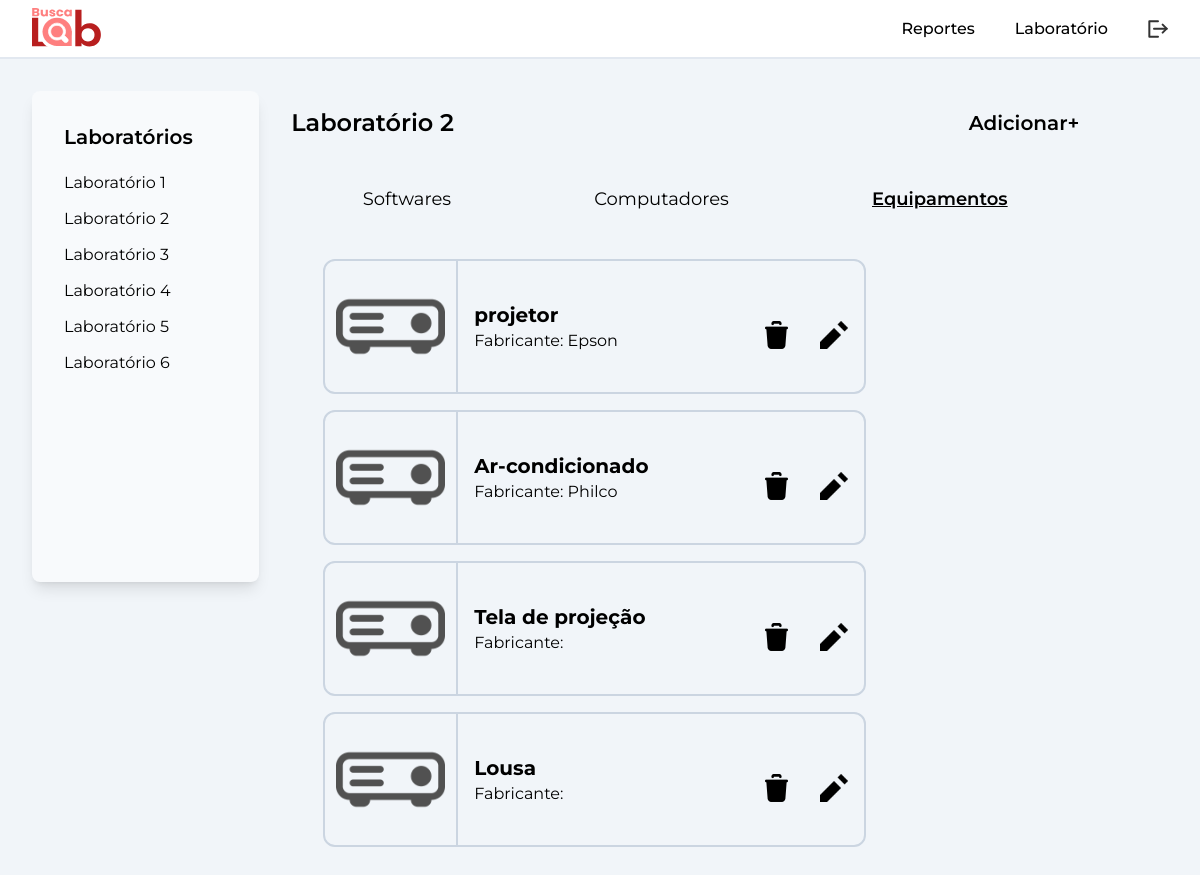
The page /html/suporte/labs/lab.equip.php?l=2 (signed in) on the database its author committed.
### tables this page shows
CREATE TABLE `tb_equipamentos` (
  `id` int NOT NULL,
  `modelo` varchar(100) NOT NULL,
  `patrimonio` varchar(50) NOT NULL,
  `fabricante` varchar(50) NOT NULL,
  `lab1` tinyint(1) NOT NULL,
  `lab2` tinyint(1) NOT NULL,
  `lab3` tinyint(1) NOT NULL,
  `lab4` tinyint(1) NOT NULL,
  `lab5` tinyint(1) NOT NULL,
  `lab6` tinyint(1) NOT NULL
);

### src/models/labs.model.php (called while the page is built, shortened)
<?php
    require 'conexao.php';
    if(isset($_GET['l']) && !empty($_GET['l'])){
        $id_lab = $_GET['l'];
    }
    $query_equip = $conexao->prepare("SELECT id,fabricante,modelo,lab".$id_lab." FROM tb_equipamentos");
    $query_equip->execute();
    $dados_equip = $query_equip->fetchAll();
?>

### html/suporte/labs/lab.equip.php (the view, shortened to what this page needs)
<?php
include '../../../src/models/labs.model.php';
?>
<!DOCTYPE html>
<html lang="pt-br">
<head>
    <link rel="stylesheet" href="../../../src/css/output.css" />
</head>
<body class="font-montserrat h-screen flex flex-col justify-between bg-slate-100">
    <header class="flex justify-between pt-2 pb-2 pr-8 pl-8 items-center shadow-lg border-b-2 border-slate-200 bg-white">
        <section>
            <a href="../main.php"><img src="../../../assets/cyberpunk/logo-cyberpunk.svg" alt="" class="w-3/4"></a>
        </section>
        <section class="flex gap-10 items-center">
            <a href="../main.php">
                <p class="transition-all cursor-pointer font-medium hover:font-semibold">Reportes</p>
            </a>
            <a href="lab.equip.php?l=1">
                <p class="transition-all cursor-pointer font-medium hover:font-semibold">Laboratório</p>
            </a>
            <a href="../../../src/models/logout.php"><img src="../../../assets/logout.svg" class="w-5 hover:w-6 transition-all" alt=""></a>
        </section>
    </header>
    <section class="flex align-start bg-slate-100 p-8 h-screen">
        <nav class="flex flex-col gap-3 w-1/5 h-2/3 p-8 bg-slate-50 rounded-lg shadow-lg">
            <h3 class="text-xl font-semibold mb-2">Laboratórios</h3>
            <?php
            for ($i = 1; $i < 7; $i++) {
                echo '<a class="transition-all hover:font-semibold flex flex-row flex-nowrap gap-4" href="lab.soft.php?l=' . $i . '">
                                <p>Laboratório ' . $i . '</p>';
                echo '</a>';
            }
            ?>
        </nav>
        <main class="flex flex-col p-8 pt-4 gap-8 w-3/4 ">
            <section>
                <div class="flex flex-row justify-between items-center">
                    <h2 class="text-2xl font-semibold">Laboratório <?php echo $id_lab; ?></h2>
                    <a href="../add.equip.php?l=<?= $id_lab ?>">
                        <div class="text-xl font-semibold hover:underline transition-all ">Adicionar+</div>
                    </a>
                </div>
            </section>
            <section class="flex flex-col w-100">
                <div class="flex h-10 items-center justify-around mt-2 mb-2 w-100">
                    <a href="lab.soft.php?l=<?= $id_lab; ?>">
                        <button class="text-lg" data-page="Softwares">
                            Softwares
                        </button>
                    </a>
                    <a href="lab.modelos.php?l=<?= $id_lab; ?>">
                        <button class="text-lg" data-page="Computadores">
                            Computadores
                        </button>
                    </a>
                    <button class="text-lg font-semibold underline" data-page="Equipamentos">
                        Equipamentos
                    </button>
                </div>
                <div>
                    <ul>
                        <li>
                            <div id="Equipamentos" class="flex flex-col gap-10 p-8">
                                <div class="flex flex-row flex-wrap gap-4">
                                    <?php foreach ($dados_equip as $key => $value) {
                                        $id_equip = $dados_equip[$key]['id'];
                                        if ($dados_equip[$key]['lab' . $id_lab] != 0) {
                                    ?>
                                            <div class="flex h-full w-3/4 rounded-xl border-2 border-slate-300">
                                                <div class="flex items-center justify-center h-42 w-1/3 rounded-l-xl border-r-2 border-slate-300">
                                                    <img src="../../../assets/suporte/projetor.png" alt="" class="h-5/6">
                                                </div>
                                                <div class="flex w-full p-4 items-center justify-between">
                                                    <div class="flex flex-col">
                                                        <h3 class="text-xl font-bold"><?= $dados_equip[$key]['modelo']; ?></h3>
                                                        <span>Fabricante: <?= $dados_equip[$key]['fabricante']; ?></span>
                                                    </div>
                                                    <div class="flex flex-row gap-4">
                                                        <a  data-id="../../../src/models/labs.model.php?l=<?= $id_lab . '&Ere=' . $id_equip ?>" data-todos="../../../src/models/labs.model.php?l=<?= $id_lab . '&Edel=' . $id_equip ?>" class ="lixo">
                                                            <img src="../../../assets/suporte/lixo.png" alt="" class="h-7 mt-4 ml-4 hover:h-8 transition-all duration-200">
                                                        </a>
                                                        <a href="../add.equip.php?l=<?=$id_lab.'&edit='.$id_equip; ?>">
                                                            <img src="../../../assets/suporte/editar.png" alt="" class="h-7 mt-4 ml-4 hover:h-8 transition-all duration-200">
                                                        </a>
                                                    </div>
                                                </div>
                                            </div>
                                    <?php }
                                    }; ?>
                                </div>
                                </div>
                    </ul>
                </div>
            </section>

### rows shown on the page
tb_equipamentos: lab2 1 (drawn), modelo "projetor", fabricante "Epson"
tb_equipamentos: lab2 1 (drawn), modelo "Ar-condicionado", fabricante "Philco"
tb_equipamentos: lab2 1 (drawn), modelo "Tela de projeção"
tb_equipamentos: lab2 1 (drawn), modelo "Lousa"

### other values the page prints
$id_lab "2"
